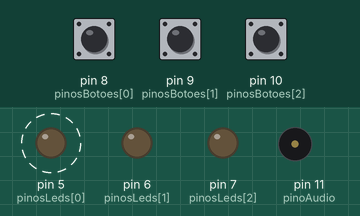
Simulated run of this sketch. Board: Arduino Uno, built with avr-gcc and run on an emulated ATmega328P. Shown: output pins drawn as LEDs (lit = HIGH), buzzer (waves = sounding). Dashed ring = blinking. The inputs (shaded band) are chosen by the test bench; at power-on: pin 9 (pinosBotoes[1]) LOW, pin 8 (pinosBotoes[0]) LOW, pin 10 (pinosBotoes[2]) LOW. Random numbers use the default seed unless the sketch sets one.

Above: at 2.9 s.
3.0 s: pin 9 (pinosBotoes[1]) pulled HIGH for 0.15 s
At 3.15 s:
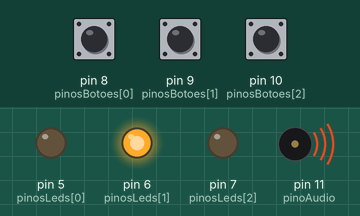
At 5.9 s:
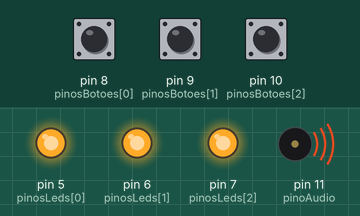
6.0 s: pin 8 (pinosBotoes[0]) pulled HIGH for 3.2 s
10.7 s: pin 8 (pinosBotoes[0]) pulled HIGH for 1 s
At 10.85 s:
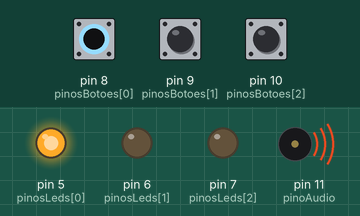
13.7 s: pin 9 (pinosBotoes[1]) pulled HIGH for 3.2 s
Timing chart, 0 to 21.1 s (numbered marks = the images above; inputs shaded):
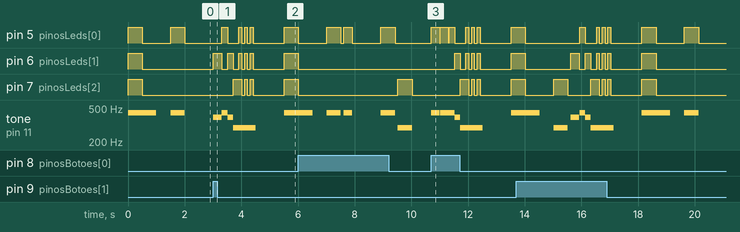

Measured:
- after the input at 3.0 s, pin 5 (pinosLeds[0]): LOW → HIGH after 0.31 s, → LOW 0.20 s later, → HIGH 0.40 s later, → LOW 0.10 s later, … (9 changes in this stretch); pin 6 (pinosLeds[1]): LOW → HIGH at once, → LOW 0.30 s later, → HIGH 0.21 s later, → LOW 0.20 s later, … (11 changes in this stretch)
- after the input at 10.7 s, pin 6 (pinosLeds[1]): LOW → HIGH after 0.82 s, → LOW 0.20 s later, → HIGH 0.20 s later, → LOW 0.10 s later, … (9 changes in this stretch); pin 7 (pinosLeds[2]): LOW → HIGH after 1.0 s, then repeats every 0.20 s: LOW 0.10 s, HIGH 0.10 s
- by itself, pin 5 (pinosLeds[0]): alternates HIGH for 0.50 s and LOW for 1.0 s

The sketch:

genius.ino
```cpp
//Vamos começar definindo as notas para os sons

#define NOTE_D4  294

#define NOTE_G4  392

#define NOTE_A4  440


// criando o array para os 4 sons para sortear um som

int tons[3] = { NOTE_A4, NOTE_G4, NOTE_D4 };

// Nossa sequência de até 100 itens vai começar vazia.

int sequencia[100] = {};

// Indica a rodada atual que o jogo se encontra.

int rodada_atual = 0;

// Indica o passo atual dentro da sequência, é usado enquanto a sequência

// está sendo reproduzida.

int passo_atual_na_sequencia = 0;


/*

 * Indica o pino de áudio, leds e botões.

 * Os pinos de leds e botões estão em ordem, relacionados uns aos outros, ou

 * seja, o primeiro led está relacionado ao primeiro botão. A ordem destas

 * sequências também estão relacionadas a ordem dos tons.

 */

int pinoAudio = 11;

int pinosLeds[3] = { 5, 6, 7 };

int pinosBotoes[3] = { 8, 9, 10 };

// Indica se um botão foi pressionado durante o loop principal.
int botao_pressionado = 0;
// Flag indicando se o jogo acabou.
int perdeu_o_jogo = false;

void setup() {

  // Definindo o modo dos pinos dos Leds como saída.
  for (int i = 0; i <= 2; i++) {
    pinMode(pinosLeds[i], OUTPUT);
  }
  // Definindo o modo dos pinos dos Botões como entrada.
  for (int i = 0; i <= 2; i++) {
    pinMode(pinosBotoes[i], INPUT);
  }
  // Definindo o modo do pino de Áudio como saída.
  pinMode(pinoAudio, OUTPUT);
  // Inicializando o random através de uma leitura da porta analógica.
  // Esta leitura gera um valor variável entre 0 e 1023.
  randomSeed(analogRead(0));

}

void loop() {
  // Se perdeu o jogo reinicializamos todas as variáveis.
  if (perdeu_o_jogo) {
    int sequencia[100] = {};
    rodada_atual = 0;
    passo_atual_na_sequencia = 0;
    perdeu_o_jogo = false;
  }
  // Toca um som de início para anúnicar que o jogo está começando quando é a primeira rodada.
  if (rodada_atual == 0) {
    tocarSomDeInicio();
    delay(500);
  }
  // Chama a função que inicializa a próxima rodada.
  proximaRodada();
  // Reproduz a sequência atual.
  reproduzirSequencia();
  // Aguarda os botões serem pressionados pelo jogador.
  aguardarJogador();
  // Aguarda 1 segundo entre cada jogada.
  delay(1000);
}
// Sorteia um novo item e adiciona na sequência.
void proximaRodada() {
  int numero_sorteado = random(0, 8);
  if (numero_sorteado > 2) {
    numero_sorteado /= 4;
  }
  sequencia[rodada_atual++] = numero_sorteado;
}
// Reproduz a sequência para ser memorizada.
void reproduzirSequencia() {
  for (int i = 0; i < rodada_atual; i++) {
    tone(pinoAudio, tons[sequencia[i]]);
    digitalWrite(pinosLeds[sequencia[i]], HIGH);
    delay(500);
    noTone(pinoAudio);
    digitalWrite(pinosLeds[sequencia[i]], LOW);
     delay(100);
  }
  noTone(pinoAudio);
}
// Aguarda o jogador iniciar sua jogada.
void aguardarJogador() {
  for (int i = 0; i < rodada_atual; i++) {
    aguardarJogada();
    verificarJogada();
    if (perdeu_o_jogo) {
      break;
    }
    passo_atual_na_sequencia++;
  }
  // Redefine a variável para 0.
  passo_atual_na_sequencia = 0;
}

void aguardarJogada() {
  boolean jogada_efetuada = false;
  while (!jogada_efetuada) {
    for (int i = 0; i <= 2; i++) {
      if (digitalRead(pinosBotoes[i]) == HIGH) {
        // Dizendo qual foi o botao pressionado.
        botao_pressionado = i;
        tone(pinoAudio, tons[i]);
        digitalWrite(pinosLeds[i], HIGH);
        delay(300);
        digitalWrite(pinosLeds[i], LOW);
        noTone(pinoAudio);
        jogada_efetuada = true;
      }
    }
    delay(10);
  }
}


void verificarJogada() {
  if (sequencia[passo_atual_na_sequencia] != botao_pressionado) {
    // GAME OVER.
    for (int i = 0; i <= 2; i++) {
      tone(pinoAudio, tons[i]);
      digitalWrite(pinosLeds[i], HIGH);
      delay(200);
      digitalWrite(pinosLeds[i], LOW);
      noTone(pinoAudio);
    }
    tone(pinoAudio, tons[2]);
    for (int i = 0; i <= 2; i++) {
      digitalWrite(pinosLeds[0], HIGH);
      digitalWrite(pinosLeds[1], HIGH);
      digitalWrite(pinosLeds[2], HIGH);
      delay(100);
      digitalWrite(pinosLeds[0], LOW);
      digitalWrite(pinosLeds[1], LOW);
      digitalWrite(pinosLeds[2], LOW);
      delay(100);
    }
    noTone(pinoAudio);
    perdeu_o_jogo = true;
  }
}

void tocarSomDeInicio() {

  tone(pinoAudio, tons[0]);

  digitalWrite(pinosLeds[0], HIGH);
  digitalWrite(pinosLeds[1], HIGH);
  digitalWrite(pinosLeds[2], HIGH);

  delay(500);

  digitalWrite(pinosLeds[0], LOW);
  digitalWrite(pinosLeds[1], LOW);
  digitalWrite(pinosLeds[2], LOW);
  delay(500);
  noTone(pinoAudio);
}
```
